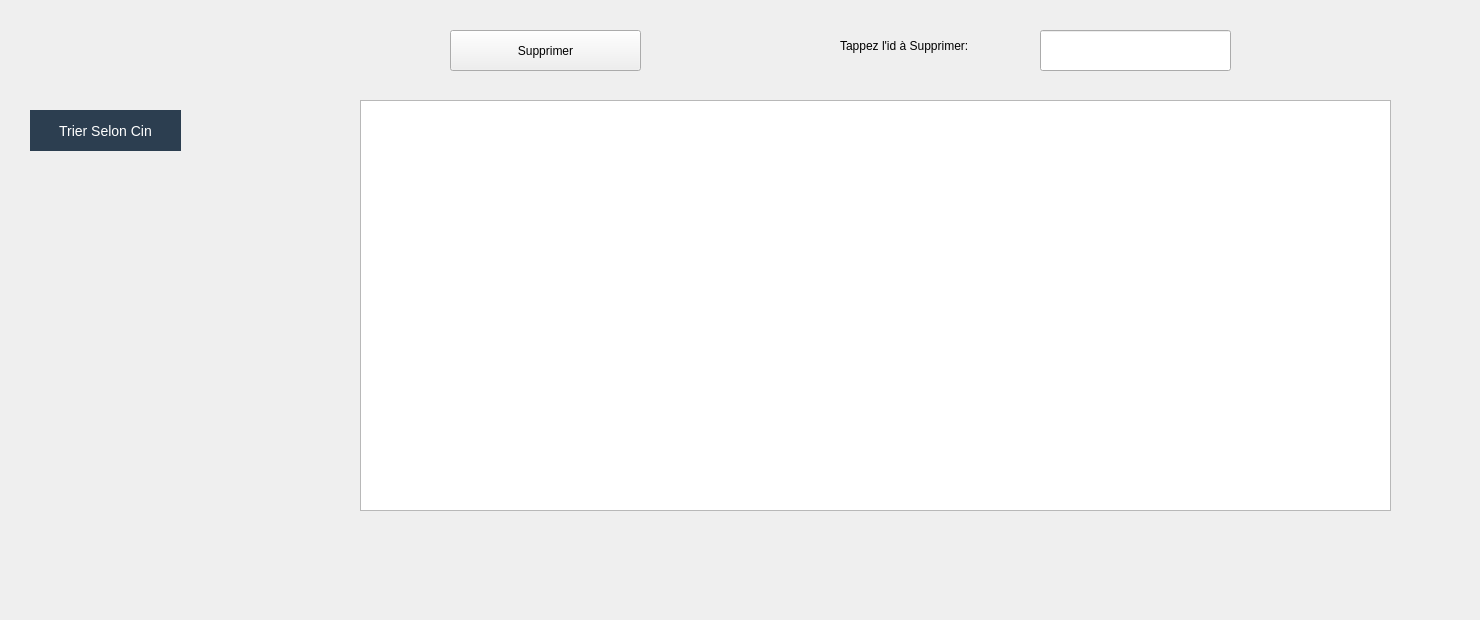
            <widget class="QWidget" name="tab_18">
             <attribute name="title">
              <string>Consulter</string>
             </attribute>
             <widget class="QPushButton" name="pushButton_tri">
              <property name="geometry">
               <rect>
                <x>30</x>
                <y>110</y>
                <width>151</width>
                <height>41</height>
               </rect>
              </property>
              <property name="styleSheet">
               <string notr="true">QPushButton{
font-family: &quot;Roboto&quot;, sans-serif;
    text-transform: uppercase;
    outline: 0;
    background: #2c3e50;
    color: #FFFFFF;
    width: 100%;
    border: 0;
    padding: 15px;
    font-size: 14px;
    -webkit-transition: all 0.3 ease;
    transition: all 0.3 ease;
    cursor: pointer;

}</string>
              </property>
              <property name="text">
               <string>Trier Selon Cin</string>
              </property>
             </widget>
             <widget class="QTableView" name="tabview_2">
              <property name="geometry">
               <rect>
                <x>360</x>
                <y>100</y>
                <width>1031</width>
                <height>411</height>
               </rect>
              </property>
             </widget>
             <widget class="QPushButton" name="Supprimer">
              <property name="geometry">
               <rect>
                <x>450</x>
                <y>30</y>
                <width>191</width>
                <height>41</height>
               </rect>
              </property>
              <property name="styleSheet">
               <string notr="true"/>
              </property>
              <property name="text">
               <string>Supprimer</string>
              </property>
              <property name="icon">
               <iconset resource="resource.qrc">
                <normaloff>:/img/icons8-trash-can-48.png</normaloff>:/img/icons8-trash-can-48.png</iconset>
              </property>
              <property name="iconSize">
               <size>
                <width>30</width>
                <height>30</height>
               </size>
              </property>
             </widget>
             <widget class="QLabel" name="label_90">
              <property name="geometry">
               <rect>
                <x>840</x>
                <y>30</y>
                <width>171</width>
                <height>31</height>
               </rect>
              </property>
              <property name="styleSheet">
               <string notr="true">background-color:transparent;</string>
              </property>
              <property name="text">
               <string>Tappez l'id à Supprimer:</string>
              </property>
             </widget>
             <widget class="QLineEdit" name="idA">
              <property name="geometry">
               <rect>
                <x>1040</x>
                <y>30</y>
                <width>191</width>
                <height>41</height>
               </rect>
              </property>
              <property name="styleSheet">
               <string notr="true"/>
              </property>
             </widget>
             <widget class="QLabel" name="label_3">
              <property name="geometry">
               <rect>
                <x>340</x>
                <y>0</y>
                <width>1131</width>
                <height>611</height>
               </rect>
              </property>
              <property name="styleSheet">
               <string notr="true">border-image: url(:/img/policeman-hold-shield-wearing-helmet-uniform-cop-guard-brick-background_48369-15139.jpg);</string>
              </property>
              <property name="text">
               <string/>
              </property>
             </widget>
             <zorder>label_3</zorder>
             <zorder>pushButton_tri</zorder>
             <zorder>tabview_2</zorder>
             <zorder>Supprimer</zorder>
             <zorder>label_90</zorder>
             <zorder>idA</zorder>
            </widget>
